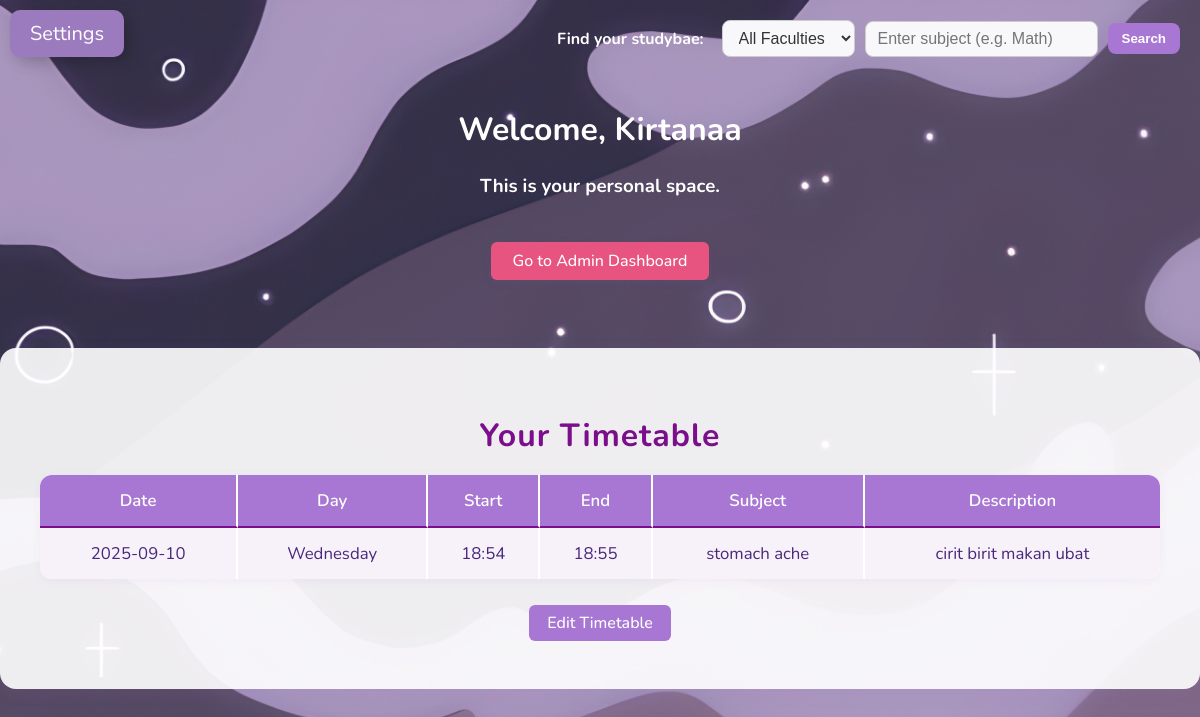
/study_space (signed in), run on the app's committed database.
### app.py (models this page shows)
class User(db.Model):
    id = db.Column(db.Integer, primary_key=True)
    username = db.Column(db.String(100), unique=True, nullable=False)
    password = db.Column(db.String(300), nullable=False)
    faculty = db.Column(db.String(100), nullable=False)
    student_id = db.Column(db.String(100), unique=True, nullable=False)
    user_email = db.Column(db.String(100), unique=True, nullable=False)
    mmu_email = db.Column(db.String(100), unique=True, nullable=True)
    bio = db.Column(db.Text, nullable=True)
    avatar = db.Column(db.String(300), nullable=True)
    background = db.Column(db.String(300), nullable=True)
    preferred_subjects = db.Column(db.String(100), nullable=True)
    verified = db.Column(db.Boolean, default=False)
    status = db.Column(db.String(20), default='active')
    created_at = db.Column(db.DateTime, default=datetime.utcnow)
    admin = db.Column(db.Boolean, default=False)
    mmu_email_updated_at = db.Column(db.DateTime, nullable=True)

class TimetableEntry(db.Model):
    id = db.Column(db.Integer, primary_key=True)
    user_id = db.Column(db.Integer, db.ForeignKey('user.id'), nullable=False)
    day_of_week = db.Column(db.String(10), nullable=False)  # e.g., 'Monday'
    start_time = db.Column(db.Time, nullable=False)
    end_time = db.Column(db.Time, nullable=False)
    subject = db.Column(db.String(100), nullable=False)
    description = db.Column(db.Text, nullable=True)
    date = db.Column(db.Date, nullable=True)  # <-- Add this line

### app.py (the view)
@app.route("/study_space", methods=["GET", "POST"])
def study_space():
    if "user_id" not in session:
        return redirect(url_for("login"))
    user = User.query.get(session["user_id"])
    if user.status == 'banned':
        return redirect(url_for("unlock_account")) # Redirect banned users to unlock page
    avatar = user.avatar or "img/default_avatar.jpg"
    background = user.background or "default_bg.jpg"
    bio = user.bio or ""
    mmu_reminder = None
    days_left = None
    if not is_mmu_email(user.mmu_email):
        delta = timedelta(days=7) - (datetime.utcnow() - user.created_at)
        days_left = max(delta.days, 0)
        mmu_reminder = "You haven't updated your MMU email yet. Click below to update."
    timetable_entries = TimetableEntry.query.filter_by(user_id=user.id).order_by(TimetableEntry.day_of_week, TimetableEntry.start_time).all()
    return render_template("study_space.html",
                           username=user.username,
                           avatar=avatar,
                           background=background,
                           bio=bio,
                           mmu_reminder=mmu_reminder,
                           timetable_entries=timetable_entries,
                           days_left=days_left)

### app.py (called while the page is built)
def is_mmu_email(email):
    if not email:
        return False
    return email.endswith("@mmu.edu.my") or email.endswith("@student.mmu.edu.my")

### templates/study_space.html (shortened to what this page needs)
<!DOCTYPE html>
<html>
<head>
    <link rel="stylesheet" href="{{ url_for('static', filename='Style.css') }}">
</head>
<body>
    <label for="menu-toggle" class="openbtn">Settings</label>
    <div class="search-bar-group">
        <form class="faculty-search" method="get" action="{{ url_for('search_users') }}">
            <label for="search" class="search-label">Find your studybae:</label>
            <select name="faculty">
                <option value="">All Faculties</option>
            </select>
            <input type="text" name="subject" placeholder="Enter subject (e.g. Math)" value="{{ request.args.get('subject', '') }}">
            <button type="submit">Search</button>
        </form>
    </div>
        <div class="main">
        <h1>Welcome, {{ username }}</h1>
        <h3>This is your personal space.</h3>
        {% if session.get('is_admin') %}
            <p><a href="{{ url_for('admin_dashboard') }}" class="admin-btn pink-btn back-btn">Go to Admin Dashboard</a></p>
        {% endif %}
    </div>
    <div class="timetable-section">
        <h2>Your Timetable</h2>
        <table>
            <tr>
                <th>Date</th>
                <th>Day</th>
                <th>Start</th>
                <th>End</th>
                <th>Subject</th>
                <th>Description</th>
            </tr>
            {% for entry in timetable_entries %}
            <tr>
                <td>{{ entry.date.strftime('%Y-%m-%d') if entry.date else '' }}</td>
                <td>{{ entry.day_of_week }}</td>
                <td>{{ entry.start_time.strftime('%H:%M') }}</td>
                <td>{{ entry.end_time.strftime('%H:%M') }}</td>
                <td>{{ entry.subject }}</td>
                <td>{{ entry.description or '' }}</td>
            </tr>
            {% endfor %}
        </table>
        <p><a href="{{ url_for('timetable') }}">Edit Timetable</a></p>
    </div>
</body>
</html>

### static/Style.css (style rules this page uses)
body { font-family: 'Nunito', sans-serif; color: #ffffff; background: #f4f6f8; background-image: url("img/home background.jpg"); background-size: cover; background-repeat: no-repeat; background-position: center center; min-height: 100vh; margin: 0; padding: 0; }
html, body, * { cursor: url("img/cursor.png") 0 0, auto !important; }
a, button, input, select, textarea { cursor: url("img/cursor.png") 0 0, auto !important; }
body { margin: 0; font-family: 'Nunito', sans-serif; }
.openbtn { font-size: 20px; cursor: pointer; background-color: #9b7abe; color: white; padding: 10px 20px; border: none; display: inline-block; margin: 10px; border-radius: 10px; box-shadow: 5px 5px 15px rgba(0,0,0,0.2); }
.main { text-align: center; padding: 20px; transition: margin-left 0.3s; }
.search-label { font-weight: bold; color: white; white-space: nowrap; margin-right: 8px; }
.search-bar-group { position: fixed; top: 20px; right: 20px; display: flex; justify-content: flex-end; align-items: center; gap: 10px; z-index: 1500; }
.faculty-search { display: flex; align-items: center; justify-content: center; gap: 10px; margin: 0 auto; }
.faculty-search input[type="text"], .faculty-search select { padding: 8px 12px; border-radius: 8px; border: 1px solid #ccc; font-size: 1em; background: #f8f8fa; color: #333; }
.faculty-search button { padding: 8px 14px; border-radius: 8px; border: none; background: #a877d3; color: #fff; font-weight: bold; cursor: pointer; transition: background 0.2s, transform 0.2s; }
.back-btn { display: inline-block; margin-top: 24px; text-decoration: none; text-align: center; }
.pink-btn { background: #e75480 !important; color: #fff !important; border: none; }
.admin-btn { background: #7a0e8b; color: #fff; border: none; border-radius: 6px; padding: 8px 22px; font-weight: 500; cursor: pointer; transition: background 0.2s, box-shadow 0.2s; font-size: 1em; box-shadow: 0 2px 8px rgba(168,119,211,0.08); }
.timetable-section { background: rgba(255,255,255,0.90); color: #4a277a; border-radius: 16px; box-shadow: 0 4px 16px rgba(168,119,211,0.10); padding: 40px 40px 32px 40px; margin: 32px auto 32px auto; max-width: 1300px; min-width: 70vw; text-align: center; }
.timetable-section h2 { color: #7a0e8b; margin-bottom: 18px; font-size: 2em; letter-spacing: 1px; }
.timetable-section table { width: 100%; border-collapse: separate; border-spacing: 0; background: #fff; border-radius: 12px; overflow: hidden; box-shadow: 0 2px 8px rgba(168,119,211,0.08); margin-bottom: 10px; }
.timetable-section th, .timetable-section td { padding: 14px 10px; border-bottom: 1px solid #e5d6f3; font-size: 1.05em; border-right: 2px solid #fff; }
.timetable-section th:last-child, .timetable-section td:last-child { border-right: none; }
.timetable-section th { background: #a877d3; color: #fff; font-weight: 600; border-top: none; border-bottom: 2px solid #7a0e8b; }
.timetable-section tr:last-child td { border-bottom: none; }
.timetable-section tr:nth-child(even) td { background: #f7f2fa; }
.timetable-section a { color: #fff; background: #a877d3; padding: 7px 18px; border-radius: 6px; text-decoration: none; font-weight: 500; margin-top: 10px; display: inline-block; transition: background 0.2s; }

### data on the page
User: username "Kirtanaa"
TimetableEntry: date "2025-09-10", day_of_week "Wednesday", start_time "18:54", end_time "18:55", subject "stomach ache", description "cirit birit makan ubat"
